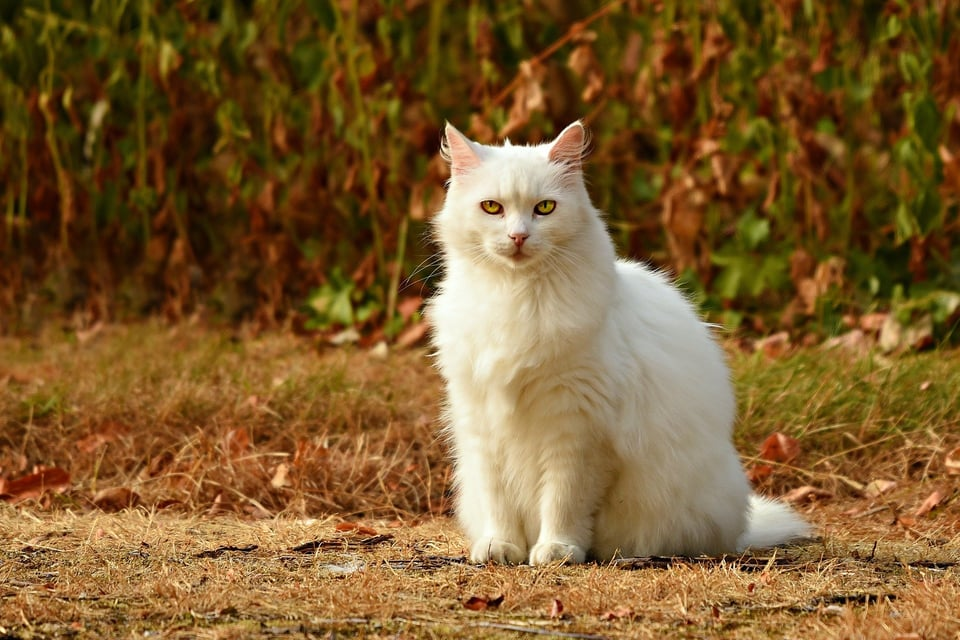
#> input picture templates/cat_img.jpg, 960 x 640 px
$ python pillow03.py
#> lines starting #> are read from the running program, lines starting #| are printed output that depends on the picture; after the words box and inside, x2 and y2 are one past the last pixel; in counts of white or black regions, pixels touching at a corner belong together
from PIL import Image, ImageFilter

# Image Thresholding
cat_img = Image.open("templates/cat_img.jpg") # open tje cat image
#> cat_img is the input picture: PIL image 960x640 RGB; mean R, G, B 125.1, 92.1, 46.6

cat_img = cat_img.crop((400, 100, 830, 600)) # crop the image to get the cat only
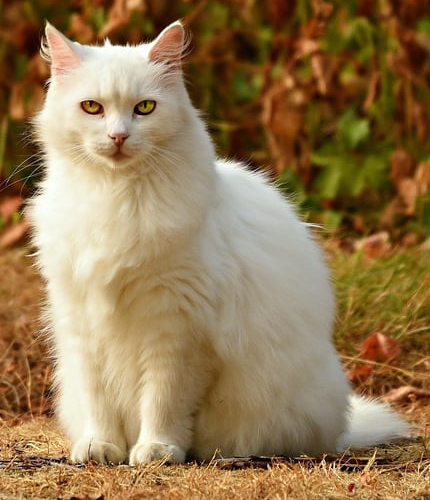
#> cat_img: PIL image 430x500 RGB; mean R, G, B 147.9, 121.4, 82.2

cat_img_gray = cat_img.convert("L") # make it grayscale
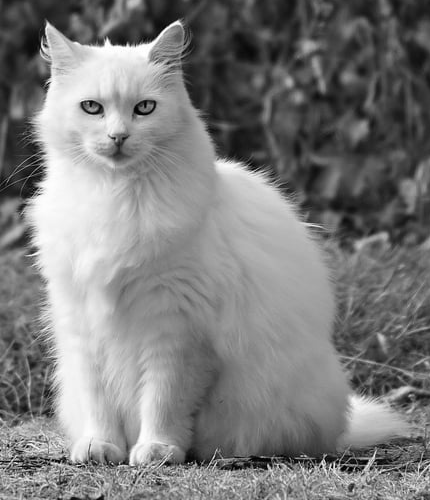
#> cat_img_gray: PIL image 430x500 L; min 1, max 255, mean 124.9
threshold = 110 # set threshold
cat_img_threshold = cat_img_gray.point(
    lambda x: 255 if x > threshold else 0
) # make threshold image
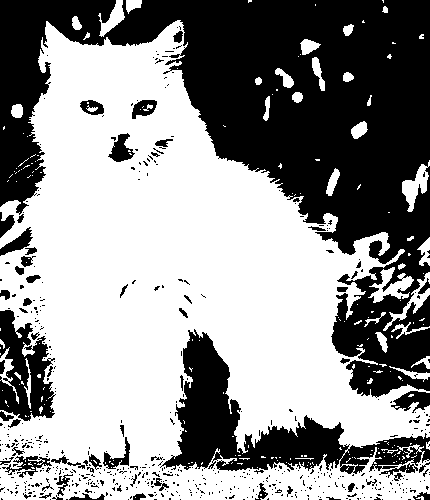
#> cat_img_threshold: PIL image 430x500 L; 57.6% white; 558 black regions (497 under 20 px), largest, box (x1, y1, x2, y2) and area: (0, 0, 430, 398) 68823, (160, 329, 430, 478) 11940, (0, 310, 56, 421) 3612

# image erosion
def erode(cycle, image):
#> called with cycle = 6
    for _ in range(cycle):
        image = image.filter(ImageFilter.MinFilter(3))
#> image: PIL image 430x500 L; 34.4% white; 10 white regions (8 under 20 px), largest, box (x1, y1, x2, y2) and area: (27, 38, 403, 460) 73925, (0, 270, 14, 284) 64
    return image
# image dialation
def dialate(cycle, image):
#> called with cycle = 15
    for _ in range(cycle):
        image = image.filter(ImageFilter.MaxFilter(3))
#> image: PIL image 430x500 L; 56.4% white; 3 black regions (2 under 20 px), largest, box (x1, y1, x2, y2) and area: (0, 0, 430, 500) 93632
    return image

step_1 = erode(6, cat_img_threshold) # erode the image
step_2 = dialate(15, step_1)
cat_mask = erode(9, step_2)
#> call 2 of erode, with cycle = 9
#> after the loop in erode (call 2), `for _ in range(cycle):`:
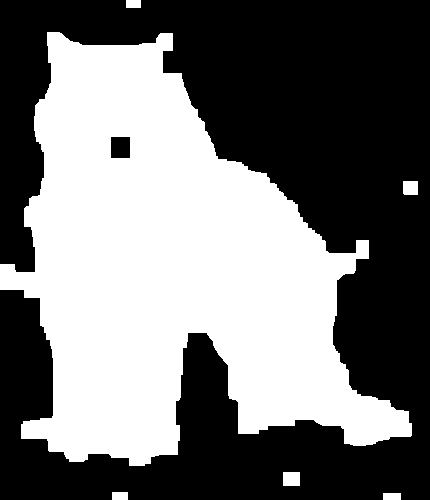
#> image: PIL image 430x500 L; 45.5% white; 6 white regions, box (x1, y1, x2, y2) and area: (0, 32, 412, 466) 96961, (283, 472, 300, 486) 238, (403, 181, 418, 195) 209, (112, 492, 128, 500) 128, (383, 493, 401, 500) 126, (126, 0, 141, 8) 120

cat_mask = cat_mask.convert("L")
cat_mask = cat_mask.filter(ImageFilter.BoxBlur(20))
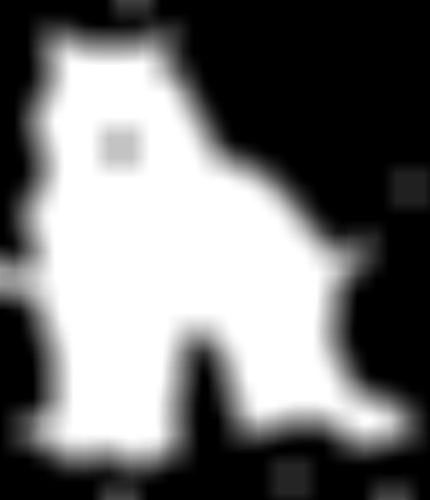
#> cat_mask: PIL image 430x500 L; min 0, max 255, mean 116.1

blank = cat_img.point(lambda _: 0)
#> blank: PIL image 430x500 RGB; every value is 0
cat_segment = Image.composite(cat_img, blank, cat_mask)
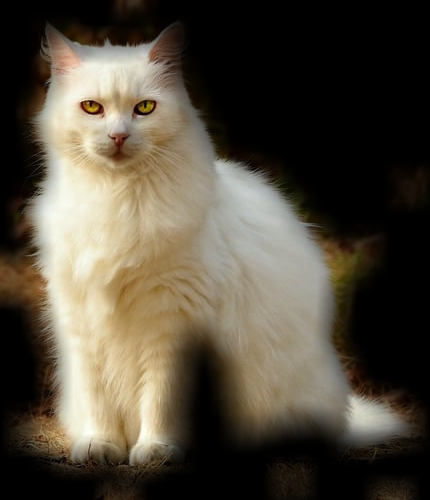
#> cat_segment: PIL image 430x500 RGB; mean R, G, B 82.4, 75, 61.4

# Superimposition of Images Using Image.paste()
monastery_img = Image.open("templates/monastery.jpg")
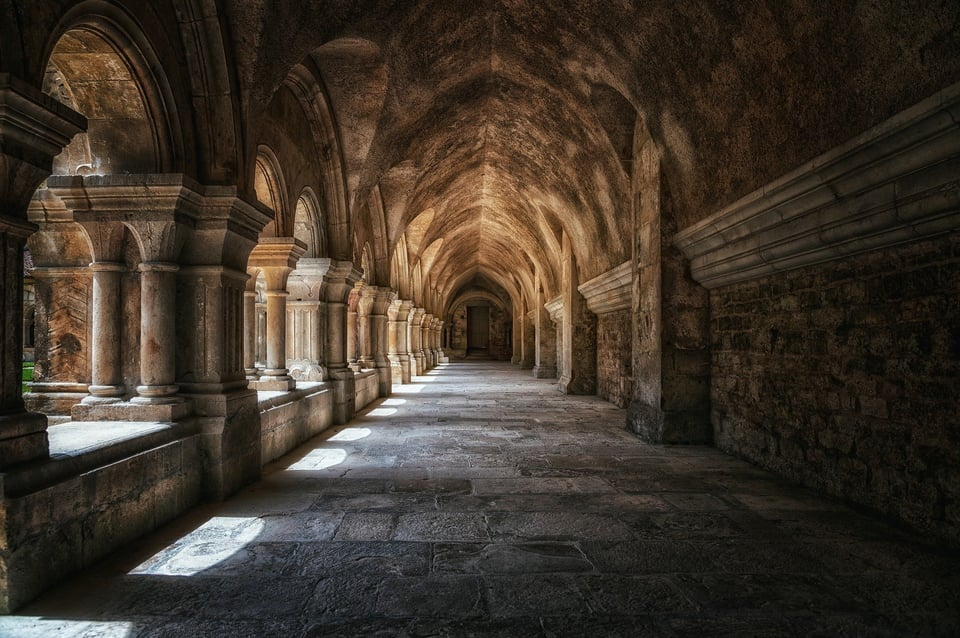
#> input picture templates/monastery.jpg, 960 x 638 px
#> monastery_img is the input picture: PIL image 960x638 RGB; mean R, G, B 62.7, 52.9, 42

monastery_img.paste(
    cat_img.resize((cat_img.width // 4, cat_img.height // 4)),
    (600, 450),
    cat_mask.resize((cat_mask.width // 4, cat_mask.height // 4))
)
monastery_img.save("monastery_cat.jpg")
